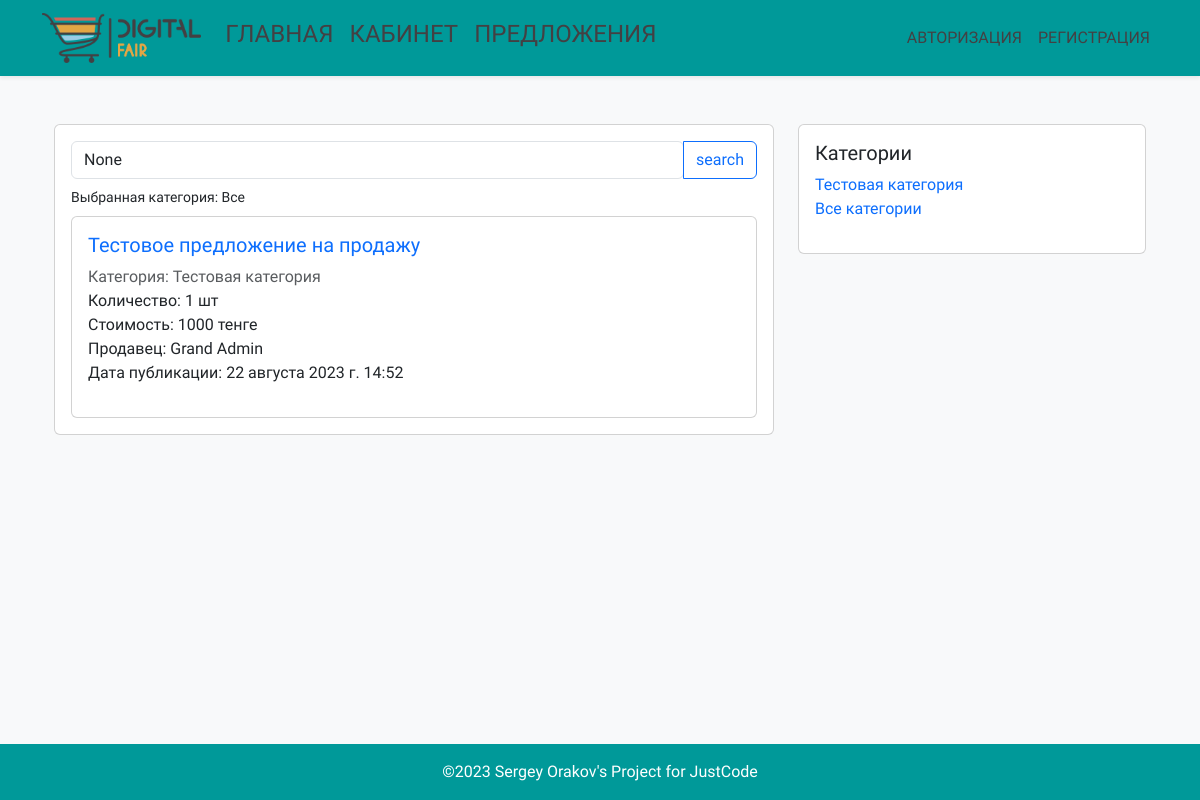
Page /offers/ on the earlier database version.
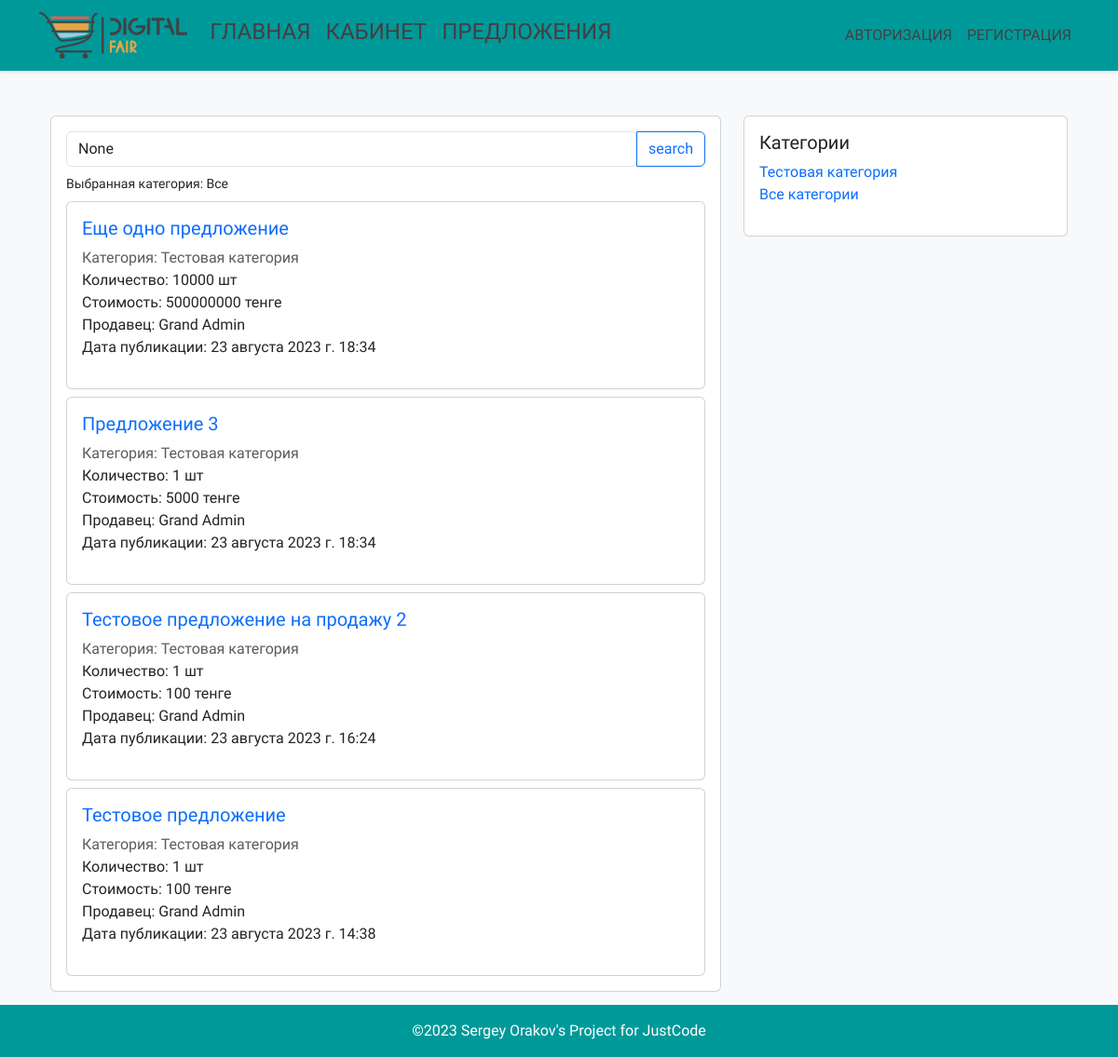
Same page on the later database version.
### main/models.py (models this page shows, shortened)
class OfferSale(models.Model):
    title = models.CharField(max_length=64)
    image = models.ImageField(upload_to='offer_image', default='img/no_item_image.jpg')
    category = models.ForeignKey(Category, on_delete=models.CASCADE)
    description = models.TextField(null=True, blank=True)
    manufacturer = models.ForeignKey(Manufacturer, on_delete=models.CASCADE)
    offer_model = models.ForeignKey(OfferModel, on_delete=models.CASCADE)
    amount = models.PositiveIntegerField()
    unit = models.ForeignKey(Unit, on_delete=models.CASCADE)
    condition_new = models.BooleanField(default=True)
    price = models.PositiveIntegerField()
    datetime = models.DateTimeField(auto_now_add=True)
    in_active = models.BooleanField(default=True)
    salesman = models.ForeignKey(CustomUser, on_delete=models.CASCADE)
    country = models.CharField(max_length=64)
    city = models.CharField(max_length=64)
    street = models.CharField(max_length=64)
    home_number = models.CharField(max_length=64)
    class Meta:
        verbose_name = 'Предложение на продажу'
        verbose_name_plural = 'Предложения на продажу'

class Category(models.Model):
    name = models.CharField(max_length=64)
    description = models.TextField(null=True, blank=True)
    class Meta:
        verbose_name = 'Категория'
        verbose_name_plural = 'Категории'

class Unit(models.Model):
    name = models.CharField(max_length=64)
    class Meta:
        verbose_name = 'Единица измерения'
        verbose_name_plural = 'Единицы измерения'
    def __str__(self):
        return self.name

class CustomUser(AbstractBaseUser, PermissionsMixin):
    iin = models.CharField(max_length=12, unique=True)
    first_name = models.CharField(max_length=64)
    last_name = models.CharField(max_length=64)
    email = models.EmailField(max_length=128)
    country = models.CharField(max_length=64)
    city = models.CharField(max_length=64)
    street = models.CharField(max_length=64)
    home_number = models.CharField(max_length=64)
    phone_regex = RegexValidator(
        regex=r'^\+?1?\d{11}$',
        message='Номер телефона должен быть в международном формате: +77011234567'
    )
    phone = models.CharField(validators=[phone_regex], max_length=12)
    avatar = models.ImageField(upload_to='profile_photo', default='img/default_avatar.jpg')
    is_active = models.BooleanField(default=True)
    is_staff = models.BooleanField(default=False)
    date_joined = models.DateTimeField(default=timezone.now)
    class Meta:
        verbose_name = 'Пользователь'
        verbose_name_plural = 'Пользователи'
    USERNAME_FIELD = 'iin'
    REQUIRED_FIELDS = []
    objects = CustomUserManager()

### main/views.py (the view)
# urls.py: path('offers/', offersView, name='offers_url'),
def offersView(request, category_id=None):
    categories = Category.objects.all()
    selected_category = None
    offers = OfferSale.objects.all().order_by('-datetime')
    query = request.GET.get('q')
    if query:
        offers = offers.filter(
            Q(title__icontains=query) | Q(description__icontains=query)
        )
    if category_id:
        selected_category = get_object_or_404(Category, pk=category_id)
        offers = offers.filter(category=selected_category)
    context = {
        'categories': categories,
        'offers': offers,
        'selected_category': selected_category,
        'search_query': query
        }
    return render(request, 'offers.html', context)

### main/context_processors.py (called while the page is built)
def current_year(request):
    return {'current_year': datetime.datetime.now().year}

### templates/offers.html (shortened to what this page needs)
{% extends 'base.html' %}
{% load static %}
{% block content %}
<div class="container mt-5">
    <div class="row">
        <div class="col-md-8">
            <div class="card">
                <div class="card-body">
                    <div class="d-grid gap-2">
                        <form class="input-group" method="GET">
                            <input type="search" class="form-control rounded" placeholder="Search" aria-label="Search" aria-describedby="search-addon" name="q" value="{{ search_query }}">
                            <button type="submit" class="btn btn-outline-primary">search</button>
                        </form>
                        <div class="d-grid gap-2">
                            {% if selected_category %}
                            <small>Выбранная категория: {{ selected_category.name }}</small>
                            {% else %}
                            <small>Выбранная категория: Все</small>
                            {% endif %}
                        </div>
                        {% for offer in offers %}
                        <div class="card">
                            <div class="card-body">
                                <div class="d-grid gap-2">
                                    <ul class="list-unstyled">
                                        <li class="list-group-item"><h5><a class="text-decoration-none" href="{% url 'offer_url' offer.id %}">{{ offer.title }}</a></h5></li>
                                        <li class="list-group-item text-muted">Категория: {{ offer.category.name }}</li>
                                        <li class="list-group-item">Количество: {{ offer.amount }} {{ offer.unit }}</li>
                                        <li class="list-group-item">Стоимость: {{ offer.price }} тенге</li>
                                        <li class="list-group-item">Продавец: {{ offer.salesman.first_name }} {{ offer.salesman.last_name }}</li>
                                        <li class="list-group-item">Дата публикации: {{ offer.datetime }}</li>
                                    </ul>
                                </div>
                            </div>
                        </div>
                        {% endfor %}
                    </div>
                </div>
            </div>
        </div>
        <div class="col-md-4">
            <div class="card">
                <div class="card-body">
                    <ul class="list-unstyled">
                        <h5>Категории</h5>
                        {% for category in categories %}
                        <li class="list-group-item"><a class="text-decoration-none" href="{% url 'offers_url' category.id %}">{{ category.name }}</a></li>
                        {% endfor %}
                        <li class="list-group-item"><a class="text-decoration-none" href="{% url 'offers_url' %}">Все категории</a></li>
                    </ul>
                </div>
            </div>
        </div>
    </div>
</div>
{% endblock %}

Differences in the rows shown:
removed OfferSale: title "Тестовое предложение на продажу", category.name "Тестовая категория", amount "1", unit "шт", price "1000", salesman.first_name "Grand", salesman.last_name "Admin", datetime "22 августа 2023 г. 14:52"
added OfferSale: title "Еще одно предложение", category.name "Тестовая категория", amount "10000", unit "шт", price "500000000", salesman.first_name "Grand", salesman.last_name "Admin", datetime "23 августа 2023 г. 18:34"
added OfferSale: title "Предложение 3", category.name "Тестовая категория", amount "1", unit "шт", price "5000", salesman.first_name "Grand", salesman.last_name "Admin", datetime "23 августа 2023 г. 18:34"
added OfferSale: title "Тестовое предложение на продажу 2", category.name "Тестовая категория", amount "1", unit "шт", price "100", salesman.first_name "Grand", salesman.last_name "Admin", datetime "23 августа 2023 г. 16:24"
added OfferSale: title "Тестовое предложение", category.name "Тестовая категория", amount "1", unit "шт", price "100", salesman.first_name "Grand", salesman.last_name "Admin", datetime "23 августа 2023 г. 14:38"
